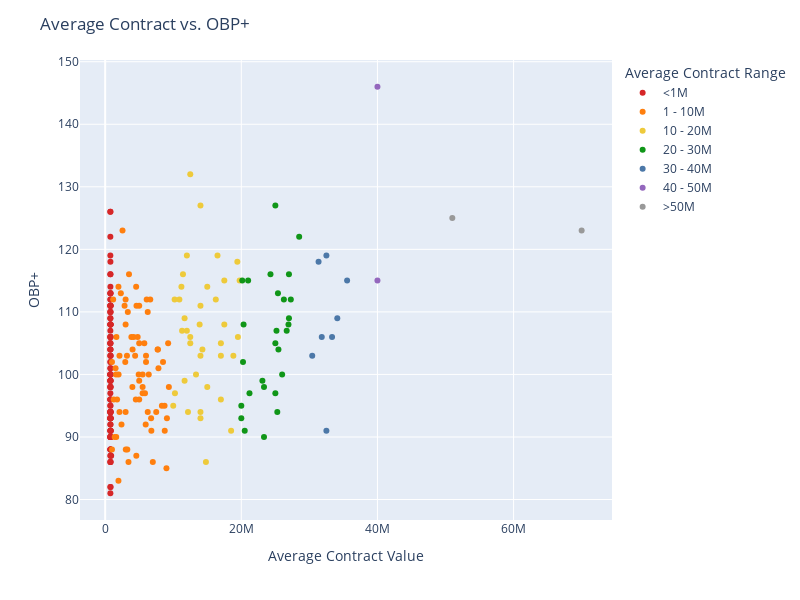

Notebook code cell kept with this figure:
### Markdown cell above
### Salary vs. OBP+ ###

### Code cell
fig = px.scatter(df_plussal,
                 x = 'Salary',
                 y = 'OBP+',
                 color = 'salcat',
                 category_orders={'salcat': desired_order},
                 color_discrete_sequence = (['#D62728', '#FF7F0E', '#EECA3B', '#109618', '#4C78A8', '#9467BD', '#999999']),
                 hover_data = 'Name')

fig.update_layout(width = 800,
                  height = 600,
                  legend_title = 'Average Contract Range',
                  title = 'Average Contract vs. OBP+',
                  xaxis_title = 'Average Contract Value')

fig.show()

### Figure 1 — Plotly figure (JSON) as saved in the notebook; plotly's stock layout.template omitted (floating-point values rounded to 4 significant figures)
{"data": [{"customdata": [["Elly De La Cruz"], ["Heliot Ramos"], ["James Wood"], ["Vinnie Pasquantino"], ["Maikel Garcia"], ["Brice Turang"], ["Riley Greene"], ["Junior Caminero"], ["Gunnar Henderson"], ["Spencer Torkelson"], ["Jackson Holliday"], ["Pete Crow-Armstrong"], ["CJ Abrams"], ["Andy Pages"], ["Tyler Soderstrom"], ["Xavier Edwards"], ["Nathaniel Lowe"], ["Anthony Volpe"], ["Otto Lopez"], ["Sal Frelick"], ["Michael Busch"], ["Jordan Beck"], ["Hunter Goodman"], ["Matt McLain"], ["Wyatt Langford"], ["Miguel Vargas"], ["Spencer Steer"], ["Yainer Diaz"], ["Nolan Schanuel"], ["Zach Neto"], ["Alec Burleson"], ["Oneil Cruz"], ["Lenyn Sosa"], ["Brenton Doyle"], ["Masyn Winn"], ["Kyle Manzardo"], ["Ben Rice"], ["Brooks Lee"], ["Shea Langeliers"], ["Jacob Wilson"], ["Eric Wagaman"], ["Josh Jung"], ["Joey Ortiz"], ["Caleb Durbin"], ["Chase Meidroth"], ["Addison Barger"], ["Cam Smith"], ["Nick Kurtz"], ["Jackson Merrill"], ["Carlos Santana"], ["Gabriel Arias"], ["Alek Thomas"], ["Dillon Dingler"], ["Kerry Carpenter"], ["Mark Vientos"], ["Victor Scott II"], ["Kyle Stowers"], ["Iván Herrera"], ["Patrick Bailey"], ["Logan O'Hoppe"], ["Austin Wells"], ["Drake Baldwin"], ["Isaac Collins"], ["Chandler Simpson"], ["Nathan Lukes"], ["Matt Shaw"], ["Josh Lowe"], ["Brett Baty"], ["Jasson Domínguez"], ["Tyler Freeman"], ["Jake Mangum"], ["Jonathan Aranda"], ["Daniel Schneemann"], ["Wilyer Abreu"], ["Nick Allen"], ["Bo Naylor"], ["Spencer Horwitz"], ["Nick Gonzales"], ["Nolan Jones"], ["Edgar Quero"], ["Nolan Gorman"], ["Jordan Walker"], ["Matt Wallner"], ["Liam Hicks"], ["Max Muncy"], ["Kody Clemens"], ["Brayan Rocchio"], ["Jake Burger"], ["Jared Triolo"], ["José Caballero"], ["Jacob Young"], ["Noelvi Marte"], ["Colton Cowser"], ["Jordan Westburg"], ["Daylen Lile"], ["Casey Schmitt"], ["Freddy Fermin"], ["Javier Sanoja"], ["Romy Gonzalez"], ["Michael Toglia"], ["Connor Norby"], ["Dane Myers"], ["Brooks Baldwin"], ["Trey Sweeney"], ["Alex Call"], ["Dylan Crews"], ["Gabriel Moreno"], ["Christopher Morel"], ["Roman Anthony"]], "hovertemplate": "salcat=<1M<br>Salary=%{x}<br>OBP+=%{y}<br>Name=%{customdata[0]}<extra></extra>", "legendgroup": "<1M", "marker": {"color": "#D62728", "symbol": "circle"}, "mode": "markers", "name": "<1M", "orientation": "v", "showlegend": true, "type": "scatter", "x": [770000.0, 780000.0, 764600.0, 793200.0, 774800.0, 777100.0, 812400.0, 764100.0, 782300.0, 785700.0, 764800.0, 771000.0, 780600.0, 770000.0, 765000.0, 772000.0, 760000.0, 879000.0, 778500.0, 771800.0, 780500.0, 762000.0, 765000.0, 770000.0, 773500.0, 770400.0, 780000.0, 805600.0, 780000.0, 780000.0, 778600.0, 785000.0, 770000.0, 765000.0, 770800.0, 763200.0, 782800.0, 764400.0, 770000.0, 760000.0, 770000.0, 780500.0, 776000.0, 760000.0, 760000.0, 760000.0, 760000.0, 760000.0, 809500.0, 760000.0, 770200.0, 793000.0, 762600.0, 796800.0, 788800.0, 764200.0, 768200.0, 770300.0, 780000.0, 790000.0, 801400.0, 760000.0, 761100.0, 760000.0, 766800.0, 760000.0, 775100.0, 774000.0, 774200.0, 775700.0, 760000.0, 766500.0, 766000.0, 780000.0, 780000.0, 790300.0, 767500.0, 775000.0, 770000.0, 760000.0, 782900.0, 770800.0, 770800.0, 760000.0, 760000.0, 771000.0, 771000.0, 790000.0, 775000.0, 776800.0, 768700.0, 760000.0, 774500.0, 772700.0, 760000.0, 780000.0, 781800.0, 761500.0, 774000.0, 765000.0, 765000.0, 769000.0, 762600.0, 764000.0, 769100.0, 761800.0, 793000.0, 771800.0, 760000.0], "xaxis": "x", "y": [106, 103, 110, 103, 112, 113, 100, 99, 111, 106, 100, 90, 99, 99, 111, 108, 97, 87, 96, 111, 108, 100, 102, 94, 110, 101, 98, 91, 113, 102, 108, 94, 94, 86, 98, 100, 108, 91, 104, 113, 93, 94, 87, 105, 105, 96, 100, 122, 100, 98, 88, 91, 104, 93, 91, 96, 116, 118, 87, 82, 88, 107, 116, 104, 103, 93, 91, 99, 106, 112, 105, 126, 90, 101, 90, 90, 111, 94, 95, 106, 93, 88, 99, 109, 119, 90, 93, 86, 98, 108, 93, 95, 86, 100, 109, 96, 94, 90, 110, 81, 94, 92, 93, 82, 114, 88, 111, 92, 126], "yaxis": "y"}, {"customdata": [["Geraldo Perdomo"], ["Jarren Duran"], ["Steven Kwan"], ["Ozzie Albies"], ["Taylor Ward"], ["William Contreras"], ["Michael Harris II"], ["Lawrence Butler"], ["Ernie Clement"], ["Ceddanne Rafaela"], ["Lars Nootbaar"], ["Trent Grisham"], ["Jo Adell"], ["Ke'Bryan Hayes"], ["Trevor Larnach"], ["Jonathan India"], ["Bryson Stott"], ["Mike Yastrzemski"], ["Brandon Lowe"], ["Andrew McCutchen"], ["Adolis García"], ["Gavin Sheets"], ["Ryan O'Hearn"], ["Luis Rengifo"], ["Josh Bell"], ["Jorge Polanco"], ["Brendan Donovan"], ["Zach McKinstry"], ["Alejandro Kirk"], ["Alec Bohm"], ["Gavin Lux"], ["Harrison Bader"], ["Cedric Mullins"], ["Jesús Sánchez"], ["Ty France"], ["Colt Keith"], ["Ryan Jeffers"], ["Wilmer Flores"], ["Mickey Moniak"], ["Adam Frazier"], ["Isiah Kiner-Falefa"], ["Willi Castro"], ["Tommy Pham"], ["Andrew Vaughn"], ["Isaac Paredes"], ["Jonah Heim"], ["Luis Robert Jr."], ["Brandon Marsh"], ["Carson Kelly"], ["Austin Hays"], ["Kyle Isbel"], ["Royce Lewis"], ["Ezequiel Tovar"], ["Victor Caratini"], ["Mike Tauchman"], ["Jake Meyers"], ["Adley Rutschman"], ["Ryan Mountcastle"], ["Jose Iglesias"], ["Tyler Stephenson"], ["Tyrone Taylor"], ["Miguel Andujar"], ["Danny Jansen"], ["Joey Bart"], ["Santiago Espinal"], ["Kyle Higashioka"], ["Michael A. Taylor"], ["Miguel Rojas"], ["Taylor Walls"], ["Rowdy Tellez"], ["Jose Trevino"], ["Kyle Farmer"]], "hovertemplate": "salcat=1 - 10M<br>Salary=%{x}<br>OBP+=%{y}<br>Name=%{customdata[0]}<extra></extra>", "legendgroup": "1 - 10M", "marker": {"color": "#FF7F0E", "symbol": "circle"}, "mode": "markers", "name": "1 - 10M", "orientation": "v", "showlegend": true, "type": "scatter", "x": [2550000.0, 3850000.0, 4175000.0, 5000000.0, 7825000.0, 6100000.0, 9000000.0, 9357000.0, 1970000.0, 6250000.0, 2950000.0, 5000000.0, 2100000.0, 8750000.0, 2100000.0, 4400000.0, 3200000.0, 9250000.0, 4000000.0, 5000000.0, 7000000.0, 1600000.0, 3500000.0, 5950000.0, 6000000.0, 7750000.0, 2850000.0, 1650000.0, 4600000.0, 7700000.0, 3325000.0, 6250000.0, 8725000.0, 4500000.0, 1000000.0, 4774000.0, 4550000.0, 5500000.0, 1250000.0, 1525000.0, 7500000.0, 6400000.0, 4025000.0, 5850000.0, 6625000.0, 4575000.0, 8333000.0, 3000000.0, 5750000.0, 5000000.0, 1750000.0, 1625000.0, 9071000.0, 6000000.0, 1950000.0, 2300000.0, 5500000.0, 6787000.0, 3000000.0, 4925000.0, 3025000.0, 3000000.0, 8500000.0, 1175000.0, 2400000.0, 6750000.0, 1950000.0, 5500000.0, 1400000.0, 1000000.0, 3425000.0, 3250000.0], "xaxis": "x", "y": [123, 106, 106, 96, 101, 112, 85, 98, 100, 94, 102, 111, 94, 91, 103, 103, 103, 105, 98, 105, 86, 100, 116, 92, 102, 104, 111, 106, 111, 104, 110, 110, 95, 96, 102, 106, 114, 97, 96, 101, 94, 100, 104, 97, 112, 87, 95, 108, 105, 99, 96, 90, 93, 103, 114, 113, 98, 91, 94, 100, 88, 112, 102, 112, 92, 93, 83, 100, 90, 88, 86, 88], "yaxis": "y"}, {"customdata": [["Kyle Schwarber"], ["Randy Arozarena"], ["Cal Raleigh"], ["Brent Rooker"], ["Luis Arraez"], ["J.P. Crawford"], ["Bryan Reynolds"], ["Seiya Suzuki"], ["Nico Hoerner"], ["Corbin Carroll"], ["Gleyber Torres"], ["Bo Bichette"], ["Jung Hoo Lee"], ["Josh Naylor"], ["Kyle Tucker"], ["Marcell Ozuna"], ["Jackson Chourio"], ["Ryan McMahon"], ["Willson Contreras"], ["Ketel Marte"], ["Lourdes Gurriel Jr."], ["Byron Buxton"], ["Paul Goldschmidt"], ["Jake Cronenworth"], ["Michael Conforto"], ["Max Kepler"], ["Andrew Benintendi"], ["Jeff McNeil"], ["Will Smith"], ["Ronald Acuña Jr."], ["Max Muncy"], ["Tommy Edman"], ["Jurickson Profar"], ["Sean Murphy"], ["Starling Marte"], ["Rhys Hoskins"], ["Jorge Soler"], ["Joc Pederson"]], "hovertemplate": "salcat=10 - 20M<br>Salary=%{x}<br>OBP+=%{y}<br>Name=%{customdata[0]}<extra></extra>", "legendgroup": "10 - 20M", "marker": {"color": "#EECA3B", "symbol": "circle"}, "mode": "markers", "name": "10 - 20M", "orientation": "v", "showlegend": true, "type": "scatter", "x": [19750000.0, 11300000.0, 17500000.0, 12000000.0, 14000000.0, 10200000.0, 13340000.0, 17000000.0, 11670000.0, 13880000.0, 15000000.0, 11200000.0, 18830000.0, 10900000.0, 16500000.0, 16250000.0, 10250000.0, 11670000.0, 17500000.0, 19420000.0, 14000000.0, 14290000.0, 12500000.0, 11430000.0, 17000000.0, 10000000.0, 15000000.0, 12500000.0, 14000000.0, 12500000.0, 12000000.0, 14800000.0, 14000000.0, 12170000.0, 19500000.0, 17000000.0, 14000000.0, 18500000.0], "xaxis": "x", "y": [115, 107, 115, 107, 103, 112, 100, 103, 109, 108, 114, 114, 103, 112, 119, 112, 97, 99, 108, 118, 93, 104, 105, 116, 96, 95, 98, 106, 127, 132, 119, 86, 111, 94, 106, 105, 94, 91], "yaxis": "y"}, {"customdata": [["Matt Olson"], ["Pete Alonso"], ["Fernando Tatis Jr."], ["Bobby Witt Jr."], ["Willy Adames"], ["Vladimir Guerrero Jr."], ["José Ramírez"], ["Ian Happ"], ["Cody Bellinger"], ["Jose Altuve"], ["Trevor Story"], ["Brandon Nimmo"], ["Dansby Swanson"], ["Christian Yelich"], ["Salvador Perez"], ["Christian Walker"], ["Trea Turner"], ["Freddie Freeman"], ["Nick Castellanos"], ["George Springer"], ["Bryce Harper"], ["Xander Bogaerts"], ["J.T. Realmuto"], ["Matt Chapman"], ["Marcus Semien"], ["Austin Riley"], ["Javier Báez"]], "hovertemplate": "salcat=20 - 30M<br>Salary=%{x}<br>OBP+=%{y}<br>Name=%{customdata[0]}<extra></extra>", "legendgroup": "20 - 30M", "marker": {"color": "#109618", "symbol": "circle"}, "mode": "markers", "name": "20 - 30M", "orientation": "v", "showlegend": true, "type": "scatter", "x": [21000000.0, 27000000.0, 24290000.0, 26250000.0, 26000000.0, 28500000.0, 20140000.0, 20330000.0, 26670000.0, 25000000.0, 23330000.0, 20250000.0, 25290000.0, 26930000.0, 20500000.0, 20000000.0, 27270000.0, 27000000.0, 20000000.0, 25000000.0, 25380000.0, 25450000.0, 23100000.0, 25170000.0, 25000000.0, 21200000.0, 23330000.0], "xaxis": "x", "y": [115, 109, 116, 112, 100, 122, 115, 108, 107, 105, 98, 102, 94, 108, 91, 95, 112, 116, 93, 127, 113, 104, 99, 107, 97, 97, 90], "yaxis": "y"}, {"customdata": [["Francisco Lindor"], ["Rafael Devers"], ["Manny Machado"], ["Mookie Betts"], ["Carlos Correa"], ["Mike Trout"], ["Corey Seager"], ["Nolan Arenado"]], "hovertemplate": "salcat=30 - 40M<br>Salary=%{x}<br>OBP+=%{y}<br>Name=%{customdata[0]}<extra></extra>", "legendgroup": "30 - 40M", "marker": {"color": "#4C78A8", "symbol": "circle"}, "mode": "markers", "name": "30 - 40M", "orientation": "v", "showlegend": true, "type": "scatter", "x": [34100000.0, 31350000.0, 31820000.0, 30420000.0, 33330000.0, 35540000.0, 32500000.0, 32500000.0], "xaxis": "x", "y": [109, 118, 106, 103, 106, 115, 119, 91], "yaxis": "y"}, {"customdata": [["Aaron Judge"], ["Alex Bregman"]], "hovertemplate": "salcat=40 - 50M<br>Salary=%{x}<br>OBP+=%{y}<br>Name=%{customdata[0]}<extra></extra>", "legendgroup": "40 - 50M", "marker": {"color": "#9467BD", "symbol": "circle"}, "mode": "markers", "name": "40 - 50M", "orientation": "v", "showlegend": true, "type": "scatter", "x": [40000000.0, 40000000.0], "xaxis": "x", "y": [146, 115], "yaxis": "y"}, {"customdata": [["Shohei Ohtani"], ["Juan Soto"]], "hovertemplate": "salcat=>50M<br>Salary=%{x}<br>OBP+=%{y}<br>Name=%{customdata[0]}<extra></extra>", "legendgroup": ">50M", "marker": {"color": "#999999", "symbol": "circle"}, "mode": "markers", "name": ">50M", "orientation": "v", "showlegend": true, "type": "scatter", "x": [70000000.0, 51000000.0], "xaxis": "x", "y": [123, 125], "yaxis": "y"}], "layout": {"height": 600, "legend": {"title": {"text": "Average Contract Range"}, "tracegroupgap": 0}, "margin": {"t": 60}, "title": {"text": "Average Contract vs. OBP+"}, "width": 800, "xaxis": {"anchor": "y", "domain": [0, 1], "title": {"text": "Average Contract Value"}}, "yaxis": {"anchor": "x", "domain": [0, 1], "title": {"text": "OBP+"}}}}
